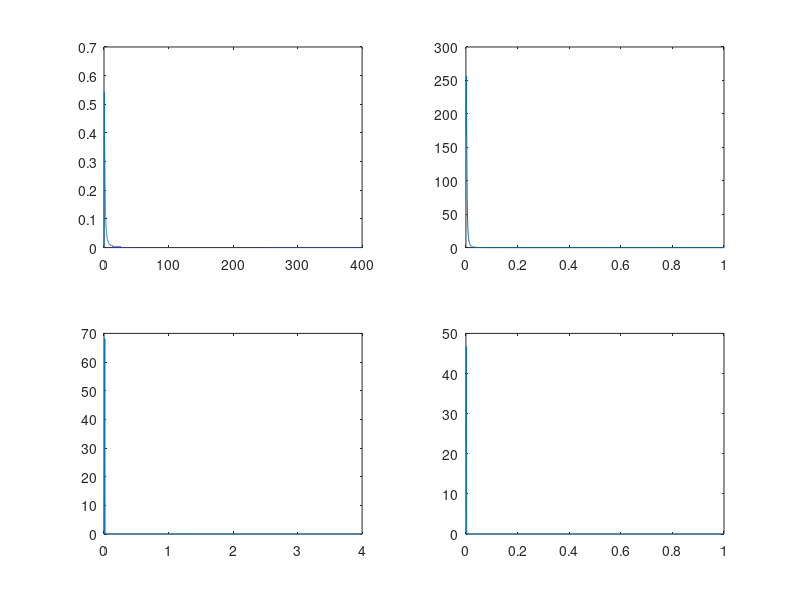

Recreate this plot in MATLAB.

figure; 
subplot(2,2,1); 
tmax = 400;
tnew = linspace(0,tmax,40000);

ss =1; %prs.ss; 
sr = 1; %prs.sr;
k = ss;
% beta = 1/sr;
% 
% theta = 1/beta;

invgam = @(x,a,b) b^a/gamma(a).*(1./x).^(a+1).*exp(-b./x);
plot(tnew, invgam(tnew,k,sr));
 
subplot(2,2,2); 
tmax = 1;
tnew = linspace(0,tmax,1000);

ss =2; %prs.ss; 
sr = 0.005; %prs.sr;
k = ss;
% beta = 1/sr;
% 
% theta = 1/beta;

invgam = @(x,a,b) b^a/gamma(a).*(1./x).^(a+1).*exp(-b./x);
plot(tnew, invgam(tnew,k,sr));


subplot(2,2,3); 
tmax = 4;
tnew = linspace(0,tmax,1000);

ss =100; %prs.ss; 
sr = 1; %prs.sr;
k = ss;
% beta = 1/sr;
% 
% theta = 1/beta;

invgam = @(x,a,b) b^a/gamma(a).*(1./x).^(a+1).*exp(-b./x);
plot(tnew, invgam(tnew,k,sr));



subplot(2,2,4); 
tmax = 1;
tnew = linspace(0,tmax,1000);

ss = 70; %prs.ss; 
sr = 0.1; %prs.sr;
k = ss; 
% beta = 1/sr;
% 
% theta = 1/beta;

invgam = @(x,a,b) b^a/gamma(a).*(1./x).^(a+1).*exp(-b./x);
plot(tnew, invgam(tnew,k,sr));
